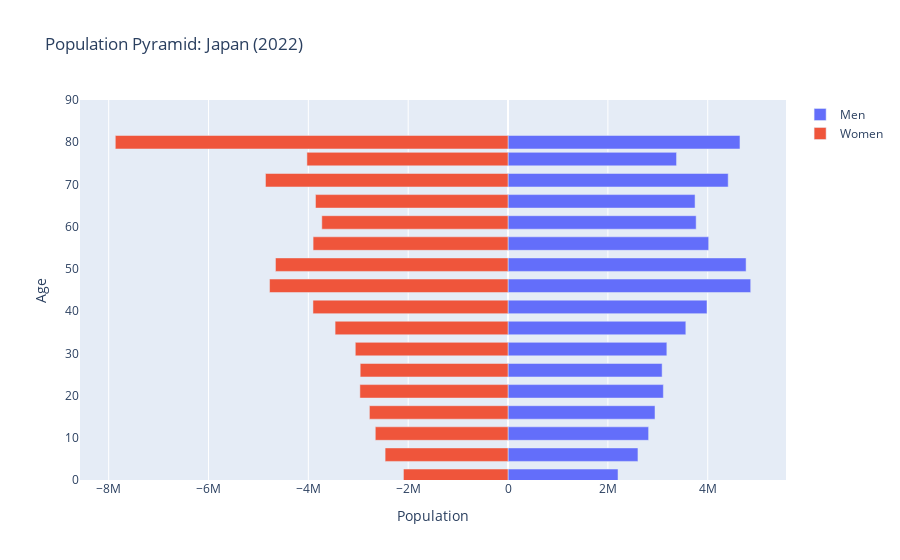

The code cell stored with this chart in its notebook:
### Markdown cell above
#### Population Pyramid for Japan

### Code cell
df_japan = wbdata.get_dataframe(
    variables,
    country="JPN",
    parse_dates=True
)

#df_japan.head()

population_pyramid(
    df=df_japan,
    year="2022-01-01",
    country="Japan"
)

### Figure 1 — Plotly figure (JSON) as saved in the notebook; plotly's stock layout.template omitted (floating-point values rounded to 4 significant figures)
{"data": [{"name": "Men", "orientation": "h", "type": "bar", "x": [2203000.0, 2602000.0, 2816000.0, 2944000.0, 3111000.0, 3087000.0, 3181000.0, 3562000.0, 3985000.0, 4861000.0, 4769000.0, 4020000.0, 3769000.0, 3746000.0, 4410000.0, 3376000.0, 4646000.0], "y": [1, 6, 11, 16, 21, 26, 31, 36, 41, 46, 51, 56, 61, 66, 71, 76, 80]}, {"name": "Women", "orientation": "h", "type": "bar", "x": [-2095000.0, -2462000.0, -2659000.0, -2777000.0, -2968000.0, -2962000.0, -3060000.0, -3464000.0, -3908000.0, -4777000.0, -4659000.0, -3905000.0, -3730000.0, -3857000.0, -4859000.0, -4029000.0, -7867000.0], "y": [1, 6, 11, 16, 21, 26, 31, 36, 41, 46, 51, 56, 61, 66, 71, 76, 80]}], "layout": {"barmode": "overlay", "title": {"text": "Population Pyramid: Japan (2022)"}, "xaxis": {"title": {"text": "Population"}}, "yaxis": {"range": [0, 90], "title": {"text": "Age"}}}}
